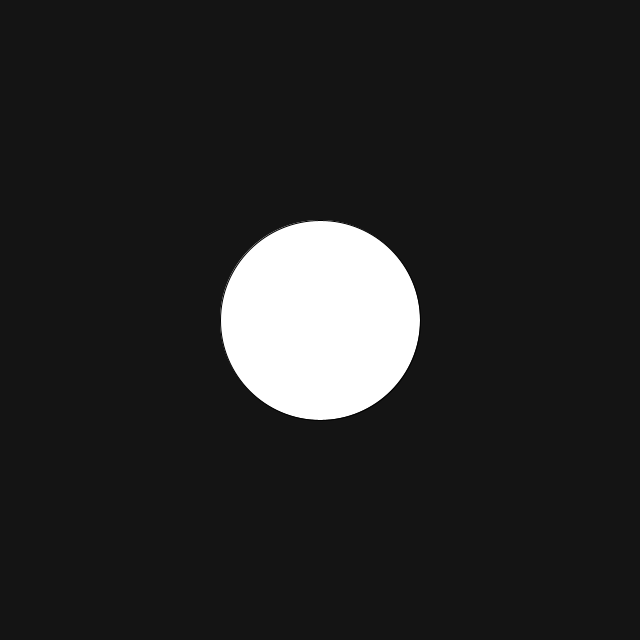
Frame 1 (no input)
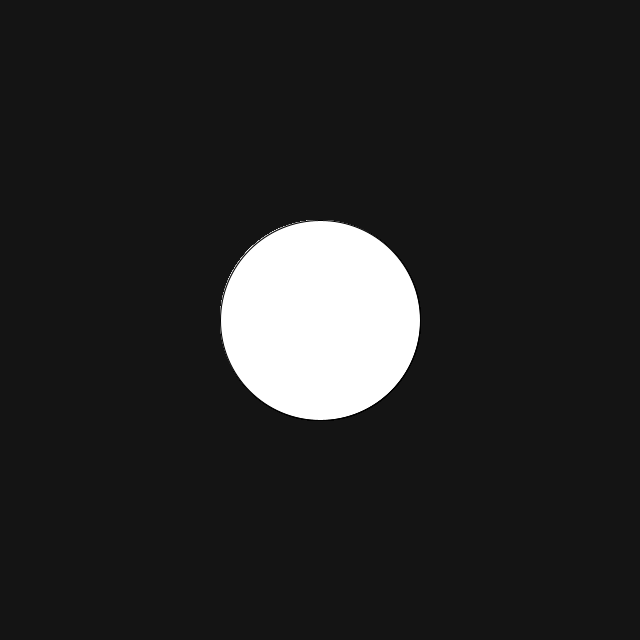
Frame 60 (the mouse pressed at the canvas centre just before this capture)
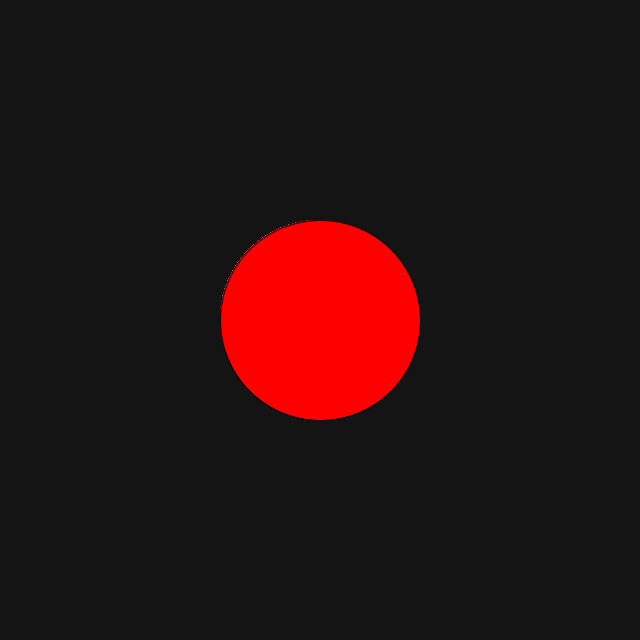
Frame 120 (the mouse held since frame 60 and released just before this capture)

The Processing sketch that drew these frames (run headless with seeded random() and noise(); from frame 60 on, the mouse is pressed at the canvas centre):

// Processing sketch: chk_inside_fx
// ── chk_inside_fx.pde
int x,y,r=100;
void setup()
{
  size(640,640);
  background(20);
  x = width/2;
  y = height/2;
}

void draw()
{
  ellipse(x,y,2*r,2*r);
  if(insideCircle(x,y,r)==1)  {    fill(255,0,0);  }
  else                        {    fill(255);      }
}

int insideCircle(int x,int y, int r)
{
  int res = (mouseX-width/2)*(mouseX-width/2)+(mouseY-height/2)*(mouseY-height/2);
  if(res<(r*r))  {
    return 1;                // 1 for inside
  }
  else  {
    return 0;                // 0 for outside
  }
}
